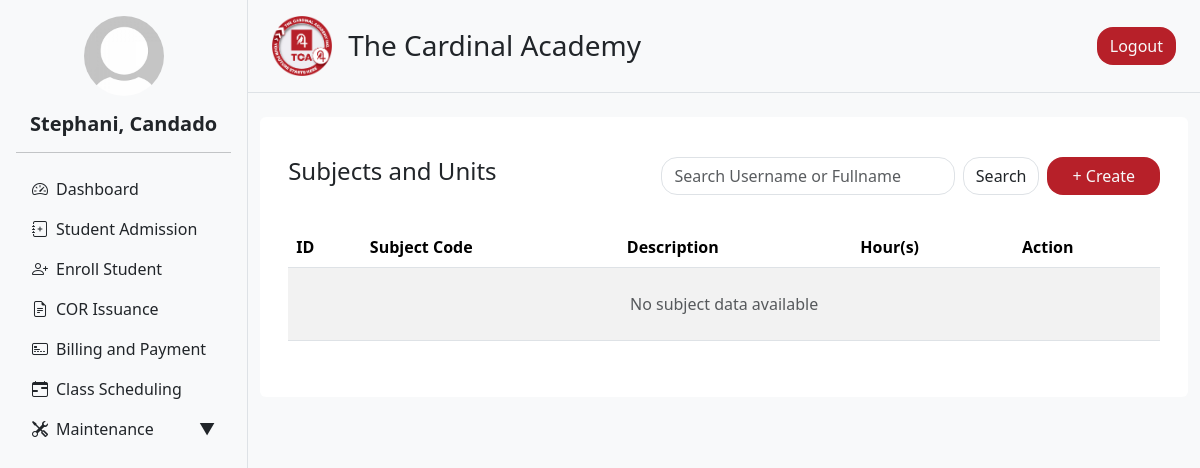
Page /admin/subject_unit.php (signed in) on the earlier database version.
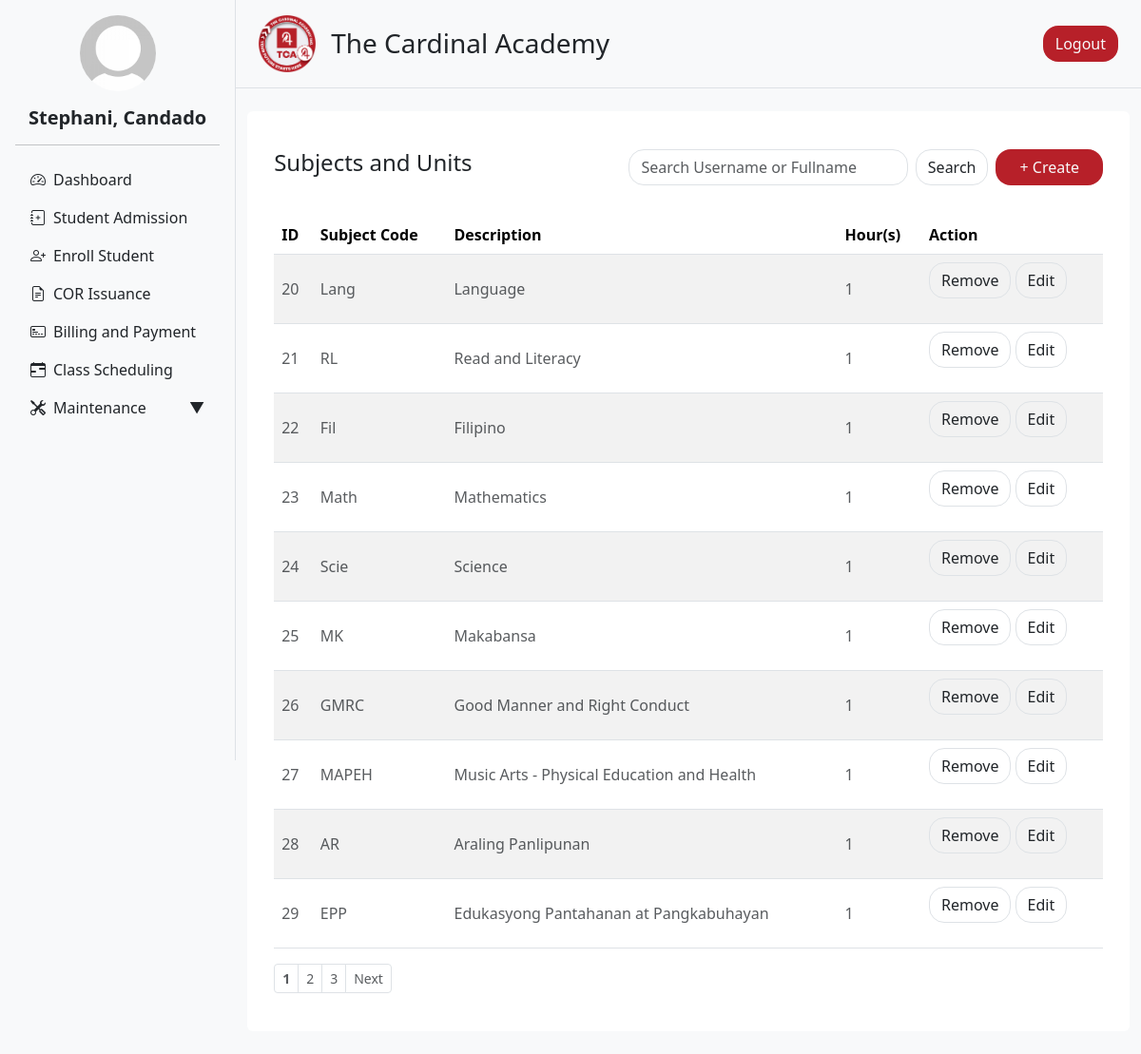
Same page on the later database version.
### tables this page shows
CREATE TABLE `subjects` (
  `id` int(11) NOT NULL,
  `subject_code` varchar(20) NOT NULL,
  `description` varchar(255) NOT NULL,
  `grade_level` varchar(10) NOT NULL,
  `hours` int(11) NOT NULL
);

### admin/navigation.php (called while the page is built, shortened)
<?php
include 'header.php';
?>
<?php
include 'user_info.php';
$user_info = getUserInfo();
?>

### admin/user_info.php (called while the page is built, shortened)
<?php
include '../db_connection.php';
function getUserInfo() {
    global $conn;
    $user_id = $_SESSION['user_id'];
    $sql = "SELECT first_name, last_name, profile FROM users WHERE user_id = ?";
    $stmt = $conn->prepare($sql);
    $stmt->bind_param("i", $user_id);
    $stmt->execute();
    $result = $stmt->get_result();
    $user = $result->fetch_assoc();
    $full_name = htmlspecialchars($user['first_name'] . ', ' . $user['last_name']);
    $profile_image = !empty($user['profile'])
        ? '../static/uploads/' . htmlspecialchars($user['profile'])
        : '../static/uploads/default_profile.jpg';
    return [
        'full_name' => $full_name,
        'profile_image' => $profile_image
    ];
}
?>

### admin/subject_unit.php (the view, shortened to what the changed rows need)
<?php include '../db_connection.php'; ?>
<?php
$limit = 10;
$page = isset($_GET['page']) && is_numeric($_GET['page']) ? (int) $_GET['page'] : 1;
$search = isset($_GET['search']) ? trim($_GET['search']) : '';
$offset = ($page - 1) * $limit;
$count_query = "SELECT COUNT(*) as total FROM subjects
                WHERE subject_code LIKE '%$search%'
                OR description LIKE '%$search%'
                OR grade_level LIKE '%$search%'";
$count_result = mysqli_query($conn, $count_query);
$total = mysqli_fetch_assoc($count_result)['total'];
$total_pages = ceil($total / $limit);
$query = "SELECT id, subject_code, description, grade_level, hours
          FROM subjects
          WHERE subject_code LIKE '%$search%'
            OR description LIKE '%$search%'
            OR grade_level LIKE '%$search%'
          ORDER BY grade_level ASC
          LIMIT $limit OFFSET $offset";
$result = mysqli_query($conn, $query);
?>
<!DOCTYPE html>
<html lang="en">
<head>
  <?php include 'header.php'; ?>
</head>
<body>
<div class="d-flex flex-row bg-light">
  <?php include 'navigation.php'; ?>
  <div class="content flex-grow-1">
    <div class="container my-4">
      <div class="row g-4">
        <div class="col-12">
          <div class="rounded p-3 bg-white">
            <div class="container my-4">
              <div class="table-responsive">
                <table class="table table-striped" style="cursor: pointer">
                  <thead>
                    <tr>
                        <th>ID</th>
                        <th>Subject Code</th>
                        <th>Description</th>
                        <th>Hour(s)</th>
                        <th>Action</th>
                    </tr>
                    </thead>
                    <tbody>
                    <?php if (mysqli_num_rows($result) > 0): ?>
                        <?php while ($row = mysqli_fetch_assoc($result)): ?>
                        <tr class="clickable-row" data-id="<?= $row['id'] ?>">
                            <td><p class="text-muted pt-3 pb-3 mb-0"><?= htmlspecialchars($row['id']) ?></p></td>
                            <td><p class="text-muted pt-3 pb-3 mb-0"><?= htmlspecialchars($row['subject_code']) ?></p></td>
                            <td><p class="text-muted pt-3 pb-3 mb-0"><?= htmlspecialchars($row['description']) ?></p></td>
                            <td><p class="text-muted pt-3 pb-3 mb-0"><?= htmlspecialchars($row['hours']) ?></p></td>
                            <td>
                            <a href="delete_subject.php?id=<?= urlencode($row['id']) ?>&nav_drop=true"
                            class="btn border rounded rounded-4"
                            onclick="return confirm('Are you sure you want to delete this subject?');">
                            Remove
                            </a>
                           <a href="edit_subject.php?id=<?= urlencode($row['id']) ?>&nav_drop=true"
                            class="btn border rounded rounded-4">
                            Edit
                            </a>
                            </td>
                        </tr>
                        <?php endwhile; ?>
                    <?php else: ?>
                        <tr>
                        <td colspan="6"><p class="text-muted text-center pt-3 pb-3 mb-0">No subject data available</p></td>
                        </tr>
                    <?php endif; ?>
                    </tbody>
                </table>
              </div>
                <?php if ($total_pages > 1): ?>
                <nav aria-label="Page navigation">
                    <ul class="pagination justify-content-start pagination-sm">
                    <?php
                        $max_links = 5;
                        $start = max(1, $page - floor($max_links / 2));
                        $end = min($total_pages, $start + $max_links - 1);
                        if ($end - $start < $max_links - 1) {
                        $start = max(1, $end - $max_links + 1);
                        }
                    ?>
                    <?php for ($i = $start; $i <= $end; $i++): ?>
                        <li class="page-item">
                        <a class="page-link text-muted <?= $i == $page ? 'fw-bold' : '' ?>" href="?search=<?= urlencode($search) ?>&page=<?= $i ?>&nav_drop=true"><?= $i ?></a>
                        </li>
                    <?php endfor; ?>
                    <?php if ($page < $total_pages): ?>
                        <li class="page-item">
                        <a class="page-link text-muted" href="?search=<?= urlencode($search) ?>&page=<?= $page + 1 ?>&nav_drop=true">Next</a>
                        </li>
                    <?php endif; ?>
                    </ul>
                </nav>
                <?php endif; ?>
            </div>
          </div>
        </div>
      </div>
    </div>
  </div>
</div>
</body>
</html>

Differences in the rows shown:
added subjects: id "20", subject_code "Lang", description "Language", hours "1"
added subjects: id "21", subject_code "RL", description "Read and Literacy", hours "1"
added subjects: id "22", subject_code "Fil", description "Filipino", hours "1"
added subjects: id "23", subject_code "Math", description "Mathematics", hours "1"
added subjects: id "24", subject_code "Scie", description "Science", hours "1"
added subjects: id "25", subject_code "MK", description "Makabansa", hours "1"
added subjects: id "26", subject_code "GMRC", description "Good Manner and Right Conduct", hours "1"
added subjects: id "27", subject_code "MAPEH", description "Music Arts - Physical Education and Health", hours "1"
added subjects: id "28", subject_code "AR", description "Araling Panlipunan", hours "1"
added subjects: id "29", subject_code "EPP", description "Edukasyong Pantahanan at Pangkabuhayan", hours "1"
Other differences:
new list line: "1"
new list line: "2"
new list line: "3"
text no longer shown: "No subject data available"
text now shown: "Next"
